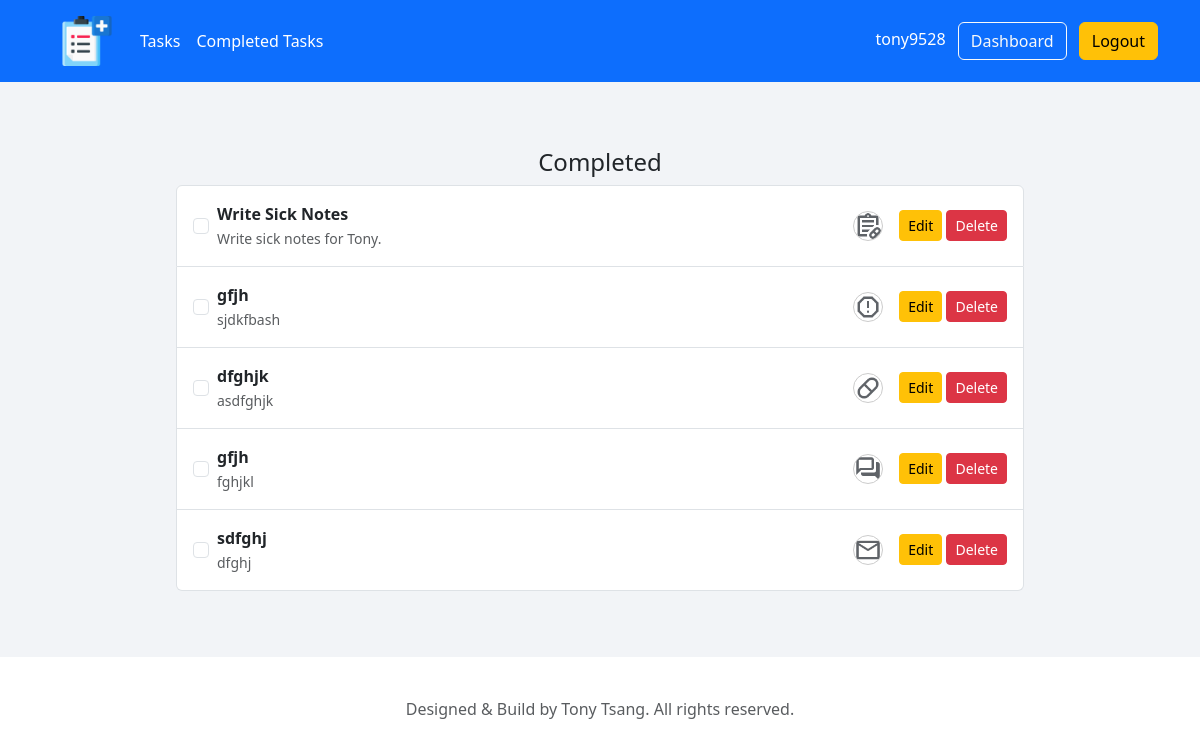
Page /completed_tasks (signed in) on the earlier database version.
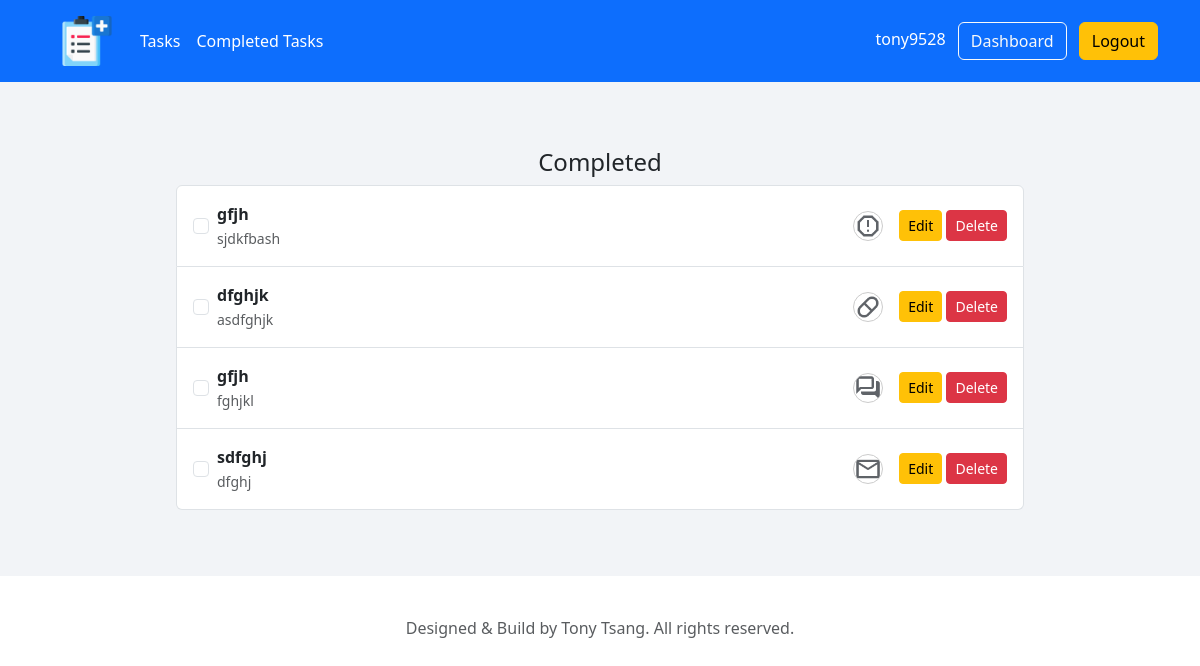
Same page on the later database version.
### tables this page shows
CREATE TABLE "tasks"(
    "id" INTEGER PRIMARY KEY AUTOINCREMENT,
    "task_name" TEXT NOT NULL,
    "task_content" TEXT,
    "task_icon" TEXT NOT NULL,
    "active" INTEGER NOT NULL check(active = 1 OR active = 0),
    "user_id" INTEGER NOT NULL,
    FOREIGN KEY ("user_id") REFERENCES "users" ("id")
);

### webapp_prototype/portfolio/routes.py (the view)
@app.route('/completed_tasks', methods = ['GET', 'POST'])
def completed_tasks():
    if not session.get("user_id"):
        flash("Please login first", "warning")
        return redirect(url_for('login'))
    user_id = session["user_id"]
    username = session["username"]
    icons = [ "Prescription Request", "Patient Communication","Sick Notes", "Referral Letters", "Medical Reports", "Review Results" ]
    sql = "SELECT * FROM tasks WHERE user_id = :user_id AND active = :active"
    sql = text(sql)
    user_tasks = db.engine.connect().execute(sql, {'user_id': user_id, 'active': 0}).fetchall()
    return render_template("completed_tasks.html", username=username, icons=icons, user_tasks=user_tasks)

### webapp_prototype/portfolio/templates/completed_tasks.html (shortened to what this page needs)
{% extends "layout.html" %}
{% block content %}
<div class="container">
    <div class="text-center skills-container">
        <h1 class="h4 mb-2 fw-normal">Completed</h1>
        <div class="container text-center px-3 gy-3">
            {% if user_tasks %}
                <div class="list-group">
                    {% for row in user_tasks %}
                        <div class="list-group-item d-flex align-items-center justify-content-between p-3">
                            <form action="{{ url_for('toggle_completed_task', id=row.id) }}" method="POST" class="d-inline">
                                <input type="checkbox" class="form-check-input me-2"  onchange="this.form.submit();">
                            </form>
                            <div class="text-start flex-grow-1">
                                <p class="mb-0 fw-bold">
                                    {{ row.task_name }}
                                </p>
                                <small class="text-muted">
                                    {{ row.task_content }}
                                </small>
                            </div>
                            <img class="skill-icon ms-3" src="{{ url_for('static', filename='img/' + (row.task_icon if row.task_icon else 'default') + '.png') }}" width="30" height="30">
                            <div class="ms-3">
                                <a href="{{ url_for('edit_task', id=row.id) }}" class="btn btn-sm btn-warning">Edit</a>
                                <form action="{{ url_for('delete_task', id=row.id) }}" method="POST" style="display: inline;">
                                    <button type="submit" class="btn btn-sm btn-danger" onclick="return confirm('Are you sure?');">Delete</button>
                                </form>
                            </div>
                        </div>
                    {% endfor %}
                </div>
            {% endif %}
        </div>
    </div>
    </div>
{% endblock content %}

### webapp_prototype/portfolio/templates/layout.html (shortened to what this page needs)
<!DOCTYPE html>
<html>
<head>
  <link href="https://cdn.jsdelivr.net/npm/bootstrap@5.3.3/dist/css/bootstrap.min.css" rel="stylesheet">
  <link href="https://cdn.jsdelivr.net/npm/quill@2.0.3/dist/quill.snow.css" rel="stylesheet" />
  <link rel="stylesheet" type="text/css" href="{{url_for('static',filename='css/style.css')}}">
</head>
<body>
    <header class="p-3 bg-primary text-white">
        <div class="container">
          <div class="d-flex flex-wrap align-items-center justify-content-center justify-content-lg-start">
            <a href="{{url_for('login')}}" class="d-flex align-items-center mb-2 mb-lg-0 text-white text-decoration-none">
              <img id="header-icon" src="{{url_for('static',filename='img/CTM_icon.png')}}">
            </a>
              <ul class="nav col-12 col-lg-auto me-lg-auto mb-2 justify-content-center mb-md-0">
                <li><a href="{{url_for('tasks')}}" class="nav-link px-2 text-white">Tasks</a></li>
                <li><a href="{{url_for('completed_tasks')}}" class="nav-link px-2 text-white">Completed Tasks</a></li>
              </ul>
            <div class="text-end">
              <span class="px-2 text-white">{{username}}</span>
              <a href="{{url_for('dashboard')}}"><button type="button" class="btn btn-outline-light me-2">Dashboard</button></a>
              <form action="{{ url_for('logout')}}" method="POST" style="display: inline;">
                <button type="submit" class="btn btn-warning">Logout</button>
              </form>
            </div>
          </div>
        </div>
      </header>
    <main>
        {% block content %}
        {% endblock %}
    </main>
    <footer class="py-3 my-4">
      <p class="text-center text-body-secondary">Designed & Build by Tony Tsang. All rights reserved.</p>
    </footer>
</body>
</html>

### webapp_prototype/portfolio/static/css/style.css (style rules this page uses)
#header-icon { height: 50px; padding: 0px 20px; }
a { color:#00ADB5; text-decoration: none; }
html { scroll-behavior: smooth; }
main { display: -ms-flexbox; display: -webkit-box; display: flex; -ms-flex-align: center; -ms-flex-pack: center; -webkit-box-align: center; align-items: center; -webkit-box-pack: center; justify-content: center; padding-top: 40px; padding-bottom: 40px; background-color: #f2f4f7; }
.skills-container { max-width: 900px; padding: 10px; margin: 16px auto; }
.skill-icon { max-width: 100px; }

### webapp_prototype/portfolio/templates/completed_tasks.html (style rules this page uses)
.skill-icon { border-radius: 50%; border: 1px solid #ccc; }

Differences in the rows shown:
removed tasks: task_name "Write Sick Notes", task_content "Write sick notes for Tony.", task_icon (picture)
